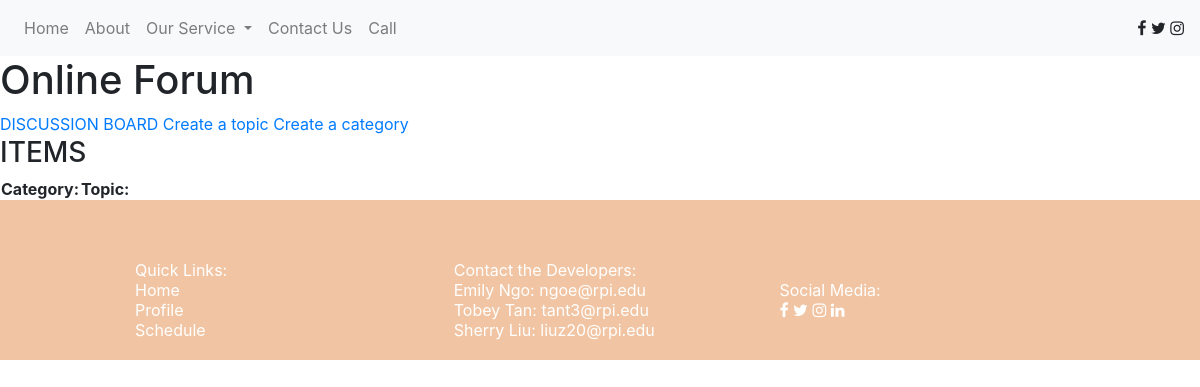
Page /forum/discussion.php on the earlier database version.
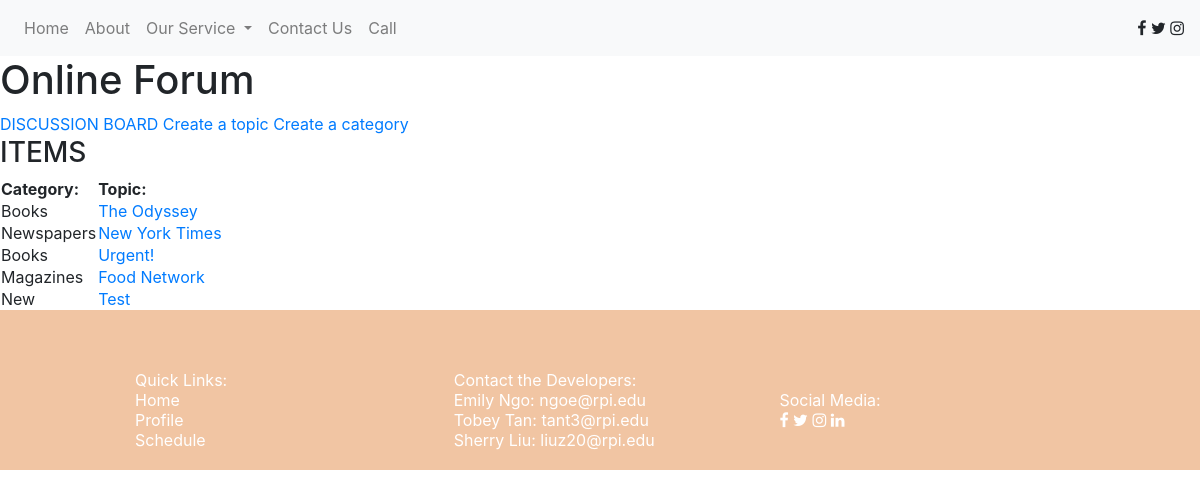
Same page on the later database version.
### tables this page shows
CREATE TABLE `topics` (
  `topic_id` int(8) NOT NULL,
  `topic_subject` varchar(255) NOT NULL,
  `topic_date` datetime NOT NULL,
  `topic_cat` int(8) NOT NULL,
  `topic_by` int(8) NOT NULL
);

CREATE TABLE `categories` (
  `cat_id` int(8) NOT NULL,
  `cat_name` varchar(255) NOT NULL,
  `cat_description` varchar(255) NOT NULL
);

### forum/discussion.php (the view, shortened to what this page needs)
<html>
 <head>
      <link href="//maxcdn.bootstrapcdn.com/bootstrap/4.1.1/css/bootstrap.min.css" rel="stylesheet" id="bootstrap-css">
  <link rel="stylesheet" href="https://maxcdn.bootstrapcdn.com/bootstrap/4.1.3/css/bootstrap.min.css">
  <link rel="stylesheet" href="https://cdnjs.cloudflare.com/ajax/libs/font-awesome/4.7.0/css/font-awesome.min.css">
  <link rel="stylesheet" href="style.css">
  <link href="//maxcdn.bootstrapcdn.com/bootstrap/4.0.0/css/bootstrap.min.css" rel="stylesheet" id="bootstrap-css">
</head>
  <body>
<?php
include '../general_includes/header.php';
include 'header.php';
?>
<h3>ITEMS</h3>
<table id="newTable">
<?php
 $dbOk = false;
  @ $db = new mysqli('localhost', 'root', '', 'new_pract');
  if ($db->connect_error) {
    echo '<div class="messages">Could not connect to the database. Error: ';
    echo $db->connect_errno . ' - ' . $db->connect_error . '</div>';
  } else {
    $dbOk = true;
  }
  if ($dbOk) {
    $query = 'SELECT  *
   FROM categories
   INNER JOIN topics
   ON categories.cat_id = topics.topic_cat;';
    $result = $db->query($query);
    $numRecords = $result->num_rows;
    echo '<tr><th>Category:</th><th>Topic:</th></tr>';
    for ($i=0; $i < $numRecords; $i++) {
      $record = $result->fetch_assoc();
      if ($i % 2 == 0) {
        echo "\n".'<tr id="iden-' . $record['cat_id'] . '"><td>';
      } else {
        echo "\n".'<tr class="odd" id="iden-' . $record['cat_id'] . '"><td>';
      }
      echo htmlspecialchars($record['cat_name']);
      echo '</td><td>';
      echo ('<a href="topic.php?id=' . $record['topic_id']. '">' . $record['topic_subject'] .'</a>'  );
      echo '</td></tr>';
    }
    }
?>
</table>
<?php
include '../general_includes/footer.php';
?>
  </body>
</html>

### general_includes/header.php (shortened to what this page needs)
<nav class="navbar navbar-expand-sm   navbar-light bg-light">
    <div class="collapse navbar-collapse" id="navbarTogglerDemo03">
      <ul class="navbar-nav mr-auto mt-2 mt-lg-0">
        <li class="nav-item">
          <a class="nav-link" href="#">Home <span class="sr-only">(current)</span></a>
        </li>
        <li class="nav-item">
          <a class="nav-link" href="#">About</a>
        </li>
        <li class="nav-item dropdown dmenu">
        <a class="nav-link dropdown-toggle" href="#" id="navbardrop" data-toggle="dropdown">
          Our Service
        </a>
      </li>
      <li class="nav-item">
        <a class="nav-link" href="#">Contact Us</a>
      </li>
      <li class="nav-item">
        <a class="nav-link" href="#">Call</a>
      </li>
      </ul>
      <div class="social-part">
        <i class="fa fa-facebook" aria-hidden="true"></i>
        <i class="fa fa-twitter" aria-hidden="true"></i>
        <i class="fa fa-instagram" aria-hidden="true"></i>
      </div>
    </div>
  </nav>

### forum/header.php
<!doctype html>
<html>
<head>
<link rel="stylesheet" href="../style.css">
</head>
<body>
<h1> Online Forum</h1>
  <div id="wrapper">
  <div id="menu">
      <a class="item" href="discussion.php"> DISCUSSION BOARD </a>
      <a class="item" href="create_topic.php"> Create a topic</a>
      <a class="item" href="create_cat.php"> Create a category</a>
    </div>
  <div id="content">

### general_includes/footer.php (shortened to what this page needs)
<table id = "footer">
<tr>
  <td class="col">
  Quick Links:<br>
  <a class="footlink"href="index.php">Home</a><br>
  <a class="footlink" href="profile.php">Profile</a><br>
  <a class="footlink"href="schedule.php">Schedule</a><br>
  </td>
  <td class="col">
  Contact the Developers:<br>
  <span>
  <a class="footlink" href="href="mailto:INSERTHERE" class = "contact-button1" target="_blank"> Emily Ngo: ngoe@rpi.edu</a>
  </span><br><span>
  <a class="footlink" href="href="mailto:INSERTHERE" class = "contact-button1"  target="_blank"> Tobey Tan: tant3@rpi.edu</a></span><br><span
  <a class="footlink" href="href="mailto:INSERTHERE" class = "contact-button1"  target="_blank">Sherry Liu: liuz20@rpi.edu</a></span>
  </td>
  <td class="col">Social Media: <br>
  <i class="fa fa-facebook-f"></i>
  <i class="fa fa-twitter"></i>
  <i class="fa fa-instagram"></i>
  <i class="fa fa-linkedin"></i>
  </td>
</table>

### style.css (style rules this page uses)
#footer { height: 20vh; background-color: #f1c5a3; z-index: -11; color: white; display: -webkit-box; padding-top: 5vh; width: 100vw; padding-left: 10vw; padding-right: 10vw; }
#footer .col { width: 30vw; margin-top: 2vh; }
.footlink { text-decoration: none; color: white; }

Differences in the rows shown:
added topics: topic_cat.cat_name "Books", topic_subject "The Odyssey"
added topics: topic_cat.cat_name "Newspapers", topic_subject "New York Times"
added topics: topic_cat.cat_name "Books", topic_subject "Urgent!"
added topics: topic_cat.cat_name "Magazines", topic_subject "Food Network"
added topics: topic_cat.cat_name "New", topic_subject "Test"
